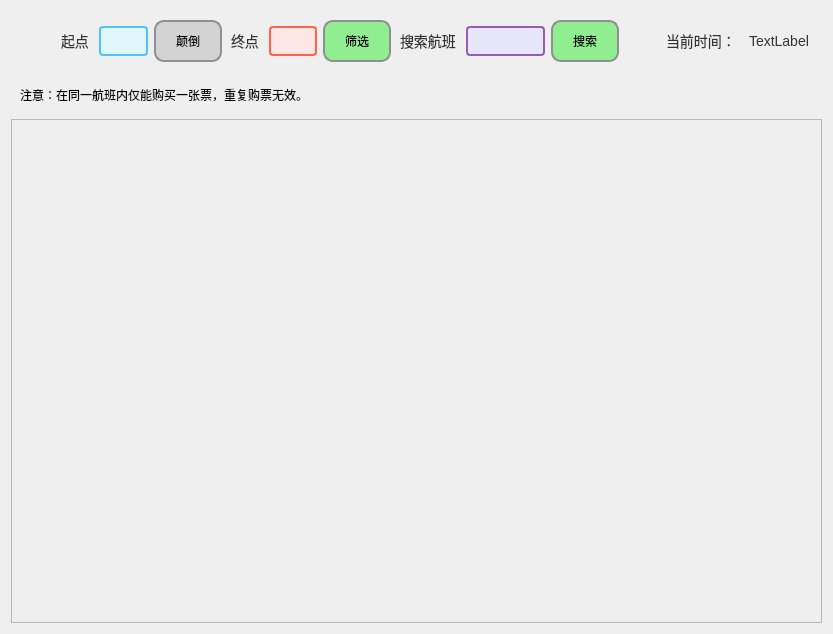
<?xml version="1.0" encoding="UTF-8"?>
<ui version="4.0">
 <class>UserHomePage</class>
 <widget class="QWidget" name="UserHomePage">
  <property name="geometry">
   <rect>
    <x>0</x>
    <y>0</y>
    <width>833</width>
    <height>634</height>
   </rect>
  </property>
  <property name="windowTitle">
   <string>Form</string>
  </property>
  <layout class="QVBoxLayout" name="verticalLayout">
   <item>
    <widget class="QWidget" name="widget_22" native="true">
     <layout class="QHBoxLayout" name="horizontalLayout_13">
      <item>
       <spacer name="horizontalSpacer_13">
        <property name="orientation">
         <enum>Qt::Orientation::Horizontal</enum>
        </property>
        <property name="sizeHint" stdset="0">
         <size>
          <width>40</width>
          <height>20</height>
         </size>
        </property>
       </spacer>
      </item>
      <item>
       <widget class="QLabel" name="label_22">
        <property name="styleSheet">
         <string notr="true">QLabel {
    color: #333333; /* 深灰色文字，与对话框和文本输入框的文字颜色相同 */
    font-size: 14px; /* 与按钮、对话框和文本输入框相同的字体大小 */
    font-weight: normal; /* 默认字体粗细，可以根据需要调整 */
    margin: 5px 0; /* 上下外边距，根据需要调整 */
    background-color: transparent; /* 透明背景，不覆盖标签下的内容 */
}

QLabel:disabled {
    color: #888888; /* 禁用时文字颜色变暗，与禁用状态的文本输入框一致 */
}</string>
        </property>
        <property name="text">
         <string>起点</string>
        </property>
       </widget>
      </item>
      <item>
       <widget class="QLineEdit" name="StartPointLine">
        <property name="maximumSize">
         <size>
          <width>50</width>
          <height>16777215</height>
         </size>
        </property>
        <property name="styleSheet">
         <string notr="true">QLineEdit {
    background-color: #e0f7fa; /* 浅蓝色背景 */
    border: 2px solid #4fc3f7; /* 蓝色边框 */
    border-radius: 4px; /* 圆角边框 */
    padding: 5px; /* 内边距 */
    color: #005f6a; /* 深蓝色文本 */
    selection-background-color: #4fc3f7; /* 选中时的背景颜色 */
    selection-color: #ffffff; /* 选中时的文本颜色 */
}

QLineEdit:focus {
    border-color: #00796b; /* 聚焦时边框颜色变深 */
    box-shadow: 0 0 4px rgba(0, 121, 107, 0.5); /* 聚焦时阴影效果 */
}

QLineEdit:disabled {
    background-color: #d3e5f3; /* 禁用时背景颜色变浅 */
    border-color: #a1c4dd; /* 禁用时边框颜色变浅 */
    color: #6d8cac; /* 禁用时文本颜色变暗 */
}

QLineEdit::placeholder {
    color: #6d8cac; /* 占位符文本颜色 */
    font-style: italic; /* 占位符文本斜体 */
}</string>
        </property>
       </widget>
      </item>
      <item>
       <widget class="QPushButton" name="ReverseBtn">
        <property name="styleSheet">
         <string notr="true">QPushButton {
    border: 2px solid #8f8f91; /* 设置按钮边框 */
    border-radius: 10px; /* 设置按钮圆角 */
    padding: 10px 20px; /* 设置按钮内边距 */
    background-color: #d3d3d3; /* 设置浅灰色背景 */
    color: black; /* 设置文本颜色为黑色，确保在浅灰色背景上清晰可见 */
}
 
QPushButton:hover {
    background-color: #c0c0c0; /* 鼠标悬停时的背景颜色，稍微深一点的浅灰色 */
}
 
QPushButton:pressed {
    background-color: #a9a9a9; /* 按钮按下时的背景颜色，再深一点的浅灰色 */
}</string>
        </property>
        <property name="text">
         <string>颠倒</string>
        </property>
       </widget>
      </item>
      <item>
       <widget class="QLabel" name="label_23">
        <property name="styleSheet">
         <string notr="true">QLabel {
    color: #333333; /* 深灰色文字，与对话框和文本输入框的文字颜色相同 */
    font-size: 14px; /* 与按钮、对话框和文本输入框相同的字体大小 */
    font-weight: normal; /* 默认字体粗细，可以根据需要调整 */
    margin: 5px 0; /* 上下外边距，根据需要调整 */
    background-color: transparent; /* 透明背景，不覆盖标签下的内容 */
}

QLabel:disabled {
    color: #888888; /* 禁用时文字颜色变暗，与禁用状态的文本输入框一致 */
}</string>
        </property>
        <property name="text">
         <string>终点</string>
        </property>
       </widget>
      </item>
      <item>
       <widget class="QLineEdit" name="EndPointLine">
        <property name="maximumSize">
         <size>
          <width>50</width>
          <height>16777215</height>
         </size>
        </property>
        <property name="styleSheet">
         <string notr="true">QLineEdit {
    background-color: #ffe6e6; /* 浅红色背景 */
    border: 2px solid #ff6347; /* 鲜红色边框 */
    border-radius: 4px; /* 圆角边框 */
    padding: 5px; /* 内边距 */
    color: #8b0000; /* 暗红色文本 */
    selection-background-color: #ff4500; /* 选中时的背景颜色（橙色红） */
    selection-color: #ffffff; /* 选中时的文本颜色（白色） */
}

QLineEdit:focus {
    border-color: #dc143c; /* 聚焦时边框颜色变为更深的红色 */
    box-shadow: 0 0 4px rgba(220, 20, 60, 0.5); /* 聚焦时阴影效果 */
}

QLineEdit:disabled {
    background-color: #f5dcdc; /* 禁用时背景颜色变浅 */
    border-color: #e9967a; /* 禁用时边框颜色变浅 */
    color: #a52a2a; /* 禁用时文本颜色变暗 */
}

QLineEdit::placeholder {
    color: #a52a2a; /* 占位符文本颜色（暗红色） */
    font-style: italic; /* 占位符文本斜体 */
}</string>
        </property>
       </widget>
      </item>
      <item>
       <widget class="QPushButton" name="FilterBtn">
        <property name="styleSheet">
         <string notr="true">QPushButton {
    border: 2px solid #8f8f91; /* 设置按钮边框 */
    border-radius: 10px; /* 设置按钮圆角 */
    padding: 10px 20px; /* 设置按钮内边距 */
    background-color: #90ee90; /* 设置浅绿色背景 */
}

QPushButton:hover {
    background-color: #80e080; /* 鼠标悬停时的背景颜色，稍微深一点的浅绿色 */
}

QPushButton:pressed {
    background-color: #70d070; /* 按钮按下时的背景颜色，再深一点的浅绿色 */
}</string>
        </property>
        <property name="text">
         <string>筛选</string>
        </property>
       </widget>
      </item>
      <item>
       <widget class="QLabel" name="label_24">
        <property name="styleSheet">
         <string notr="true">QLabel {
    color: #333333; /* 深灰色文字，与对话框和文本输入框的文字颜色相同 */
    font-size: 14px; /* 与按钮、对话框和文本输入框相同的字体大小 */
    font-weight: normal; /* 默认字体粗细，可以根据需要调整 */
    margin: 5px 0; /* 上下外边距，根据需要调整 */
    background-color: transparent; /* 透明背景，不覆盖标签下的内容 */
}

QLabel:disabled {
    color: #888888; /* 禁用时文字颜色变暗，与禁用状态的文本输入框一致 */
}</string>
        </property>
        <property name="text">
         <string>搜索航班</string>
        </property>
       </widget>
      </item>
      <item>
       <widget class="QLineEdit" name="SeekLine">
        <property name="maximumSize">
         <size>
          <width>80</width>
          <height>16777215</height>
         </size>
        </property>
        <property name="styleSheet">
         <string notr="true">QLineEdit {
    background-color: #e6e6fa; /* 浅紫色背景 */
    border: 2px solid #9b59b6; /* 紫色边框 */
    border-radius: 4px; /* 圆角边框 */
    padding: 5px; /* 内边距 */
    color: #4b0082; /* 深紫色文本（与浅紫色背景形成对比） */
    selection-background-color: #9b59b6; /* 选中时的背景颜色（与边框颜色相同） */
    selection-color: #ffffff; /* 选中时的文本颜色（白色） */
}

QLineEdit:focus {
    border-color: #6a0dad; /* 聚焦时边框颜色变深为深紫色 */
    box-shadow: 0 0 4px rgba(106, 13, 173, 0.5); /* 聚焦时阴影效果使用深紫色RGBA */
}

QLineEdit:disabled {
    background-color: #d8bfd8; /* 禁用时背景颜色变为更浅的紫色 */
    border-color: #b09cd9; /* 禁用时边框颜色变为更浅的紫色 */
    color: #800080; /* 禁用时文本颜色变为中紫色 */
}

QLineEdit::placeholder {
    color: #800080; /* 占位符文本颜色使用中紫色 */
    font-style: italic; /* 占位符文本斜体 */
}</string>
        </property>
       </widget>
      </item>
      <item>
       <widget class="QPushButton" name="SeekBtn">
        <property name="styleSheet">
         <string notr="true">QPushButton {
    border: 2px solid #8f8f91; /* 设置按钮边框 */
    border-radius: 10px; /* 设置按钮圆角 */
    padding: 10px 20px; /* 设置按钮内边距 */
    background-color: #90ee90; /* 设置浅绿色背景 */
}

QPushButton:hover {
    background-color: #80e080; /* 鼠标悬停时的背景颜色，稍微深一点的浅绿色 */
}

QPushButton:pressed {
    background-color: #70d070; /* 按钮按下时的背景颜色，再深一点的浅绿色 */
}</string>
        </property>
        <property name="text">
         <string>搜索</string>
        </property>
       </widget>
      </item>
      <item>
       <spacer name="horizontalSpacer_14">
        <property name="orientation">
         <enum>Qt::Orientation::Horizontal</enum>
        </property>
        <property name="sizeHint" stdset="0">
         <size>
          <width>40</width>
          <height>20</height>
         </size>
        </property>
       </spacer>
      </item>
      <item>
       <widget class="QLabel" name="label_2">
        <property name="styleSheet">
         <string notr="true">QLabel {
    color: #333333; /* 深灰色文字，与对话框和文本输入框的文字颜色相同 */
    font-size: 14px; /* 与按钮、对话框和文本输入框相同的字体大小 */
    font-weight: normal; /* 默认字体粗细，可以根据需要调整 */
    margin: 5px 0; /* 上下外边距，根据需要调整 */
    background-color: transparent; /* 透明背景，不覆盖标签下的内容 */
}

QLabel:disabled {
    color: #888888; /* 禁用时文字颜色变暗，与禁用状态的文本输入框一致 */
}</string>
        </property>
        <property name="text">
         <string>当前时间：</string>
        </property>
       </widget>
      </item>
      <item>
       <widget class="QLabel" name="TimeLabel">
        <property name="styleSheet">
         <string notr="true">QLabel {
    color: #333333; /* 深灰色文字，与对话框和文本输入框的文字颜色相同 */
    font-size: 14px; /* 与按钮、对话框和文本输入框相同的字体大小 */
    font-weight: normal; /* 默认字体粗细，可以根据需要调整 */
    margin: 5px 0; /* 上下外边距，根据需要调整 */
    background-color: transparent; /* 透明背景，不覆盖标签下的内容 */
}

QLabel:disabled {
    color: #888888; /* 禁用时文字颜色变暗，与禁用状态的文本输入框一致 */
}</string>
        </property>
        <property name="text">
         <string>TextLabel</string>
        </property>
       </widget>
      </item>
     </layout>
    </widget>
   </item>
   <item>
    <widget class="QWidget" name="widget" native="true">
     <layout class="QHBoxLayout" name="horizontalLayout">
      <item>
       <widget class="QLabel" name="label">
        <property name="text">
         <string>注意：在同一航班内仅能购买一张票，重复购票无效。</string>
        </property>
       </widget>
      </item>
     </layout>
    </widget>
   </item>
   <item>
    <widget class="QScrollArea" name="UserShowFlightArea">
     <property name="widgetResizable">
      <bool>true</bool>
     </property>
     <widget class="QWidget" name="scrollAreaWidgetContents">
      <property name="geometry">
       <rect>
        <x>0</x>
        <y>0</y>
        <width>813</width>
        <height>512</height>
       </rect>
      </property>
      <layout class="QVBoxLayout" name="verticalLayout_3"/>
     </widget>
    </widget>
   </item>
  </layout>
 </widget>
 <resources/>
 <connections/>
</ui>
